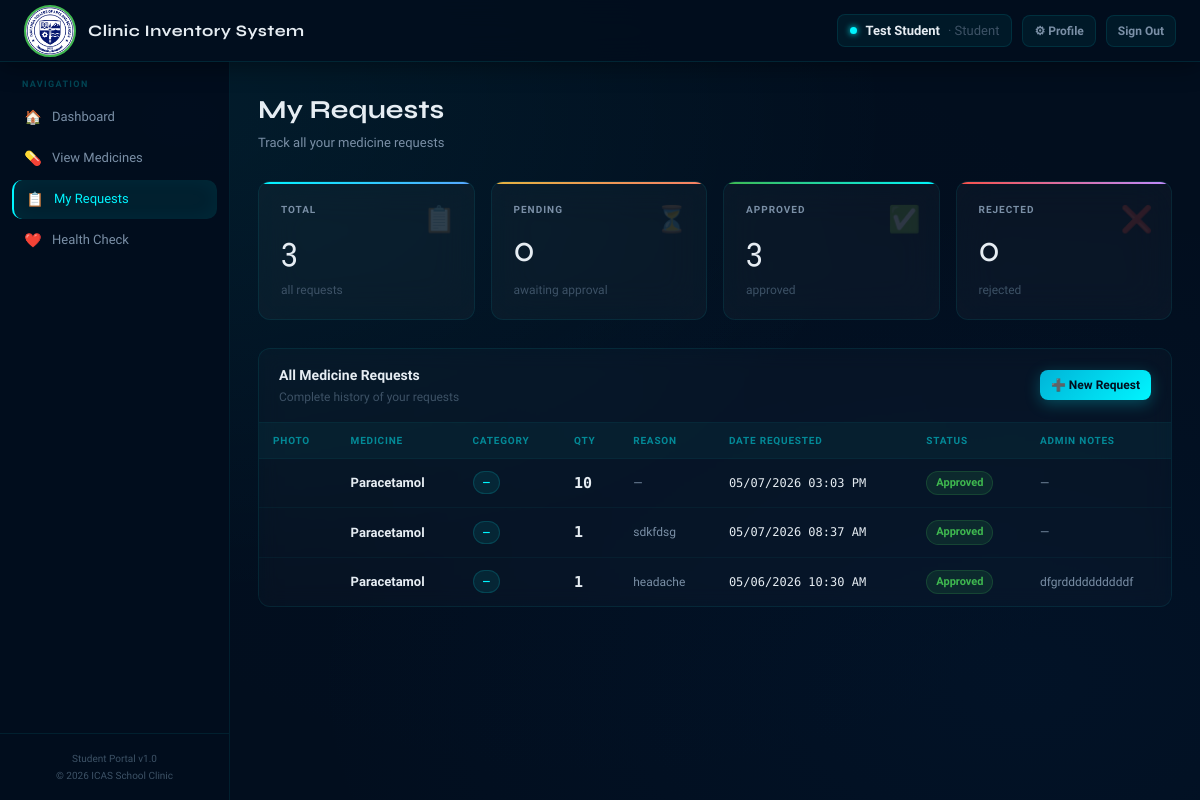
Screenshot of /user_requests.php (signed in) with the database file from the repository.
### tables this page shows
CREATE TABLE `medicine_requests` (
  `request_id` int(11) NOT NULL,
  `user_id` int(11) NOT NULL,
  `medicine_id` int(11) NOT NULL,
  `quantity` int(11) DEFAULT 1,
  `reason` text DEFAULT NULL,
  `status` varchar(20) DEFAULT 'Pending',
  `requested_at` datetime DEFAULT current_timestamp(),
  `acted_at` datetime DEFAULT NULL,
  `admin_notes` text DEFAULT NULL
);

CREATE TABLE `medicines` (
  `medicine_id` int(11) NOT NULL,
  `medicine_name` varchar(100) NOT NULL,
  `category` varchar(50) DEFAULT NULL,
  `quantity` int(11) DEFAULT 0,
  `unit` varchar(20) DEFAULT NULL,
  `expiration_date` date DEFAULT NULL,
  `date_added` date DEFAULT NULL,
  `status` varchar(20) DEFAULT 'In Stock',
  `remarks` text DEFAULT NULL,
  `image` varchar(255) DEFAULT NULL
);

### user_requests.php (the view, shortened to what this page needs)
<?php
require_once __DIR__ . '/config/db.php';
$user_id    = $_SESSION['user_id'];
$user_name  = $_SESSION['user_name'];
$stmt = $conn->prepare("
    SELECT mr.*, m.medicine_name, m.unit, m.category, m.image
    FROM medicine_requests mr
    JOIN medicines m ON mr.medicine_id = m.medicine_id
    WHERE mr.user_id = ?
    ORDER BY mr.requested_at DESC
");
$stmt->bind_param("i", $user_id);
$stmt->execute();
$requests = $stmt->get_result();
$total    = $conn->prepare("SELECT COUNT(*) AS c FROM medicine_requests WHERE user_id = ?");
$total->bind_param("i", $user_id); $total->execute();
$totalCount = $total->get_result()->fetch_assoc()['c'];
$pending  = $conn->prepare("SELECT COUNT(*) AS c FROM medicine_requests WHERE user_id = ? AND status='Pending'");
$pending->bind_param("i", $user_id); $pending->execute();
$pendingCount = $pending->get_result()->fetch_assoc()['c'];
$approved = $conn->prepare("SELECT COUNT(*) AS c FROM medicine_requests WHERE user_id = ? AND status='Approved'");
$approved->bind_param("i", $user_id); $approved->execute();
$approvedCount = $approved->get_result()->fetch_assoc()['c'];
$rejected = $conn->prepare("SELECT COUNT(*) AS c FROM medicine_requests WHERE user_id = ? AND status='Rejected'");
$rejected->bind_param("i", $user_id); $rejected->execute();
$rejectedCount = $rejected->get_result()->fetch_assoc()['c'];
?>
<!DOCTYPE html>
<html lang="en">
<head>
  <link rel="stylesheet" href="assets/css/style.css">
</head>
<body>
<div class="topbar">
  <div class="topbar-left">
    <div class="topbar-logo">
      <img src="assets/images/logo.png" alt="Logo"
           style="width:52px;height:52px;object-fit:cover;border-radius:50%;border:2px solid #3fb950;">
    </div>
    <div class="topbar-title">Clinic Inventory System</div>
  </div>
  <div class="topbar-right">
    <div class="topbar-user">
      <div class="user-dot"></div>
      <span><?= htmlspecialchars($user_name) ?></span>
      <span class="user-role">· Student</span>
    </div>
    <a href="user_profile.php" class="btn btn-secondary btn-sm">⚙ Profile</a>
    <a href="user_logout.php"  class="btn btn-secondary btn-sm">Sign Out</a>
  </div>
</div>
<div class="layout">
  <aside class="sidebar">
    <div class="sidebar-section">
      <div class="sidebar-label">Navigation</div>
      <a href="user_dashboard.php" class="nav-item">
        <span class="nav-icon">🏠</span> Dashboard
      </a>
      <a href="user_medicines.php" class="nav-item">
        <span class="nav-icon">💊</span> View Medicines
      </a>
      <a href="user_requests.php" class="nav-item active">
        <span class="nav-icon">📋</span> My Requests
      </a>
      <a href="health_check.php" class="nav-item">
  <span class="nav-icon">❤️</span> Health Check
</a>
    </div>
    <div class="sidebar-footer">
      <div class="sidebar-build">Student Portal v1.0</div>
      <div class="sidebar-build">© <?= date('Y') ?> ICAS School Clinic</div>
    </div>
  </aside>
  <main class="main-content">
    <div class="page-header">
      <div>
        <h1>My Requests</h1>
        <p>Track all your medicine requests</p>
      </div>
    </div>
    <div class="stats-grid" style="margin-bottom:28px;">
      <div class="stat-card blue">
        <div class="stat-label">Total</div>
        <div class="stat-value"><?= $totalCount ?></div>
        <div class="stat-sub">all requests</div>
        <div class="stat-icon">📋</div>
      </div>
      <div class="stat-card yellow">
        <div class="stat-label">Pending</div>
        <div class="stat-value"><?= $pendingCount ?></div>
        <div class="stat-sub">awaiting approval</div>
        <div class="stat-icon">⏳</div>
      </div>
      <div class="stat-card green">
        <div class="stat-label">Approved</div>
        <div class="stat-value"><?= $approvedCount ?></div>
        <div class="stat-sub">approved</div>
        <div class="stat-icon">✅</div>
      </div>
      <div class="stat-card red">
        <div class="stat-label">Rejected</div>
        <div class="stat-value"><?= $rejectedCount ?></div>
        <div class="stat-sub">rejected</div>
        <div class="stat-icon">❌</div>
      </div>
    </div>
    <div class="table-card">
      <div class="table-card-header">
        <div>
          <h3>All Medicine Requests</h3>
          <p>Complete history of your requests</p>
        </div>
        <a href="user_medicines.php" class="btn btn-primary btn-sm">➕ New Request</a>
      </div>
      <table>
        <thead><tr>
          <th>Photo</th>
          <th>Medicine</th>
          <th>Category</th>
          <th>Qty</th>
          <th>Reason</th>
          <th>Date Requested</th>
          <th>Status</th>
          <th>Admin Notes</th>
        </tr></thead>
        <tbody>
        <?php if ($requests->num_rows > 0): while ($r = $requests->fetch_assoc()):
          $sc = match($r['status']) {
            'Approved' => 'in-stock',
            'Pending'  => 'low-stock',
            'Rejected' => 'out-stock',
            default    => ''
          };
        ?>
          <tr>
            <td>
            </td>
            <td><div class="med-name"><?= htmlspecialchars($r['medicine_name']) ?></div></td>
            <td><span class="badge cat"><?= htmlspecialchars($r['category'] ?: '—') ?></span></td>
            <td><span class="qty-num"><?= $r['quantity'] ?></span> <?= htmlspecialchars($r['unit'] ?: '') ?></td>
            <td style="color:var(--text2);font-size:12px;max-width:150px;">
              <?= $r['reason'] ? htmlspecialchars($r['reason']) : '—' ?>
            </td>
            <td class="mono"><?= date('m/d/Y h:i A', strtotime($r['requested_at'])) ?></td>
            <td><span class="badge <?= $sc ?>"><?= htmlspecialchars($r['status']) ?></span></td>
            <td style="color:var(--text2);font-size:12px;max-width:150px;">
              <?= $r['admin_notes'] ? htmlspecialchars($r['admin_notes']) : '—' ?>
            </td>
          </tr>
        <?php endwhile; endif; ?>
        </tbody>
      </table>
    </div>
  </main>
</div>
</body>
</html>

### rows the page displays
medicine_requests: medicine.medicine_name "Paracetamol", medicine.category "—", quantity "10", requested_at "05/07/2026 03:03 PM", status "Approved"
medicine_requests: medicine.medicine_name "Paracetamol", medicine.category "—", quantity "1", reason "sdkfdsg", requested_at "05/07/2026 08:37 AM", status "Approved"
medicine_requests: medicine.medicine_name "Paracetamol", medicine.category "—", quantity "1", reason "headache", requested_at "05/06/2026 10:30 AM", status "Approved", admin_notes "dfgrddddddddddf"

### other values shown
$user_name "Test Student"
$totalCount "3"
$pendingCount "0"
$approvedCount "3"
$rejectedCount "0"
